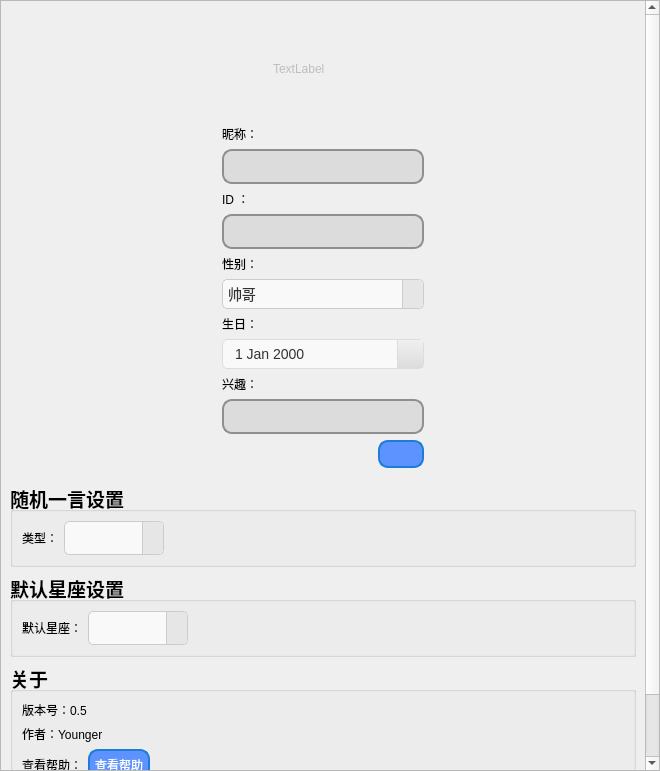
<?xml version="1.0" encoding="UTF-8"?>
<ui version="4.0">
 <class>setting</class>
 <widget class="QWidget" name="setting">
  <property name="geometry">
   <rect>
    <x>0</x>
    <y>0</y>
    <width>660</width>
    <height>771</height>
   </rect>
  </property>
  <property name="windowTitle">
   <string>Form</string>
  </property>
  <layout class="QVBoxLayout" name="verticalLayout">
   <property name="leftMargin">
    <number>0</number>
   </property>
   <property name="topMargin">
    <number>0</number>
   </property>
   <property name="rightMargin">
    <number>0</number>
   </property>
   <property name="bottomMargin">
    <number>0</number>
   </property>
   <item>
    <widget class="QScrollArea" name="scrollArea">
     <property name="widgetResizable">
      <bool>true</bool>
     </property>
     <widget class="QWidget" name="scrollAreaWidgetContents">
      <property name="geometry">
       <rect>
        <x>0</x>
        <y>0</y>
        <width>658</width>
        <height>769</height>
       </rect>
      </property>
      <layout class="QVBoxLayout" name="verticalLayout_9">
       <item>
        <layout class="QVBoxLayout" name="verticalLayout_8">
         <item>
          <widget class="QWidget" name="widget" native="true">
           <layout class="QVBoxLayout" name="verticalLayout_10">
            <item>
             <layout class="QHBoxLayout" name="horizontalLayout_3">
              <item>
               <spacer name="horizontalSpacer_7">
                <property name="orientation">
                 <enum>Qt::Horizontal</enum>
                </property>
                <property name="sizeHint" stdset="0">
                 <size>
                  <width>40</width>
                  <height>20</height>
                 </size>
                </property>
               </spacer>
              </item>
              <item>
               <layout class="QVBoxLayout" name="verticalLayout_7">
                <item>
                 <layout class="QVBoxLayout" name="verticalLayout_6">
                  <item>
                   <layout class="QHBoxLayout" name="horizontalLayout_12">
                    <item>
                     <spacer name="horizontalSpacer_5">
                      <property name="orientation">
                       <enum>Qt::Horizontal</enum>
                      </property>
                      <property name="sizeHint" stdset="0">
                       <size>
                        <width>40</width>
                        <height>20</height>
                       </size>
                      </property>
                     </spacer>
                    </item>
                    <item>
                     <widget class="QLabel" name="l_tx">
                      <property name="enabled">
                       <bool>false</bool>
                      </property>
                      <property name="minimumSize">
                       <size>
                        <width>100</width>
                        <height>100</height>
                       </size>
                      </property>
                      <property name="maximumSize">
                       <size>
                        <width>100</width>
                        <height>100</height>
                       </size>
                      </property>
                      <property name="styleSheet">
                       <string notr="true">border-radius: 50px; </string>
                      </property>
                      <property name="text">
                       <string>TextLabel</string>
                      </property>
                     </widget>
                    </item>
                    <item>
                     <spacer name="horizontalSpacer_6">
                      <property name="orientation">
                       <enum>Qt::Horizontal</enum>
                      </property>
                      <property name="sizeHint" stdset="0">
                       <size>
                        <width>40</width>
                        <height>20</height>
                       </size>
                      </property>
                     </spacer>
                    </item>
                   </layout>
                  </item>
                  <item>
                   <layout class="QVBoxLayout" name="verticalLayout_5">
                    <item>
                     <widget class="QLabel" name="label_7">
                      <property name="text">
                       <string>昵称：</string>
                      </property>
                     </widget>
                    </item>
                    <item>
                     <widget class="QLineEdit" name="le_nick">
                      <property name="enabled">
                       <bool>false</bool>
                      </property>
                      <property name="styleSheet">
                       <string notr="true">QLineEdit {
    background-color: #f0f0f0; /* 背景颜色 */
    border: 2px solid #8f8f8f; /* 边框 */
    border-radius: 10px; /* 圆角 */
    padding: 5px; /* 内边距 */
    font-size: 16px; /* 字体大小 */
    color: #333; /* 文本颜色 */
}

QLineEdit:hover {
    border: 2px solid #0078d7; /* 鼠标悬停时的边框颜色 */
}

QLineEdit:focus {
    border: 2px solid #0078d7; /* 获得焦点时的边框颜色 */
    background-color: #ffffff; /* 获得焦点时的背景颜色 */
}

QLineEdit:disabled {
    background-color: #dcdcdc; /* 禁用状态时的背景颜色 */
    color: #a0a0a0; /* 禁用状态时的文本颜色 */
}

QLineEdit::placeholder {
    color: #888888; /* 占位符颜色 */
    font-style: italic; /* 占位符字体样式 */
}
</string>
                      </property>
                     </widget>
                    </item>
                    <item>
                     <widget class="QLabel" name="label_8">
                      <property name="text">
                       <string>ID ：</string>
                      </property>
                     </widget>
                    </item>
                    <item>
                     <widget class="QLineEdit" name="le_id">
                      <property name="enabled">
                       <bool>false</bool>
                      </property>
                      <property name="styleSheet">
                       <string notr="true">QLineEdit {
    background-color: #f0f0f0; /* 背景颜色 */
    border: 2px solid #8f8f8f; /* 边框 */
    border-radius: 10px; /* 圆角 */
    padding: 5px; /* 内边距 */
    font-size: 16px; /* 字体大小 */
    color: #333; /* 文本颜色 */
}

QLineEdit:hover {
    border: 2px solid #0078d7; /* 鼠标悬停时的边框颜色 */
}

QLineEdit:focus {
    border: 2px solid #0078d7; /* 获得焦点时的边框颜色 */
    background-color: #ffffff; /* 获得焦点时的背景颜色 */
}

QLineEdit:disabled {
    background-color: #dcdcdc; /* 禁用状态时的背景颜色 */
    color: #a0a0a0; /* 禁用状态时的文本颜色 */
}

QLineEdit::placeholder {
    color: #888888; /* 占位符颜色 */
    font-style: italic; /* 占位符字体样式 */
}
</string>
                      </property>
                     </widget>
                    </item>
                    <item>
                     <widget class="QLabel" name="label_9">
                      <property name="text">
                       <string>性别：</string>
                      </property>
                     </widget>
                    </item>
                    <item>
                     <widget class="QComboBox" name="comboBox">
                      <property name="enabled">
                       <bool>false</bool>
                      </property>
                      <property name="styleSheet">
                       <string notr="true">/* 设置 QComboBox 的整体样式 */
QComboBox {
    font-family: &quot;Microsoft YaHei&quot;;
    font-size: 14px;
    color: #333333;
    padding: 5px;
    border: 1px solid #CCCCCC;
    border-radius: 5px;
    background-color: #F9F9F9;
}

/* 设置 QComboBox 下拉按钮的样式 */
QComboBox::drop-down {
    subcontrol-origin: padding;
    subcontrol-position: top right;
    width: 20px;
    border-left: 1px solid #CCCCCC;
    background-color: #E6E6E6;
    border-top-right-radius: 5px;
    border-bottom-right-radius: 5px;
}

/* 设置 QComboBox 下拉箭头的样式 */
QComboBox::down-arrow {
	image: url(:/tool/tool/bottom.png);
    width: 10px;
    height: 10px;
}

/* 设置 QComboBox 下拉列表的样式 */
QComboBox QAbstractItemView {
    border: 1px solid #CCCCCC;
    selection-background-color: #B3E5FC;
    background-color: #FFFFFF;
    outline: 0;
}

/* 设置 QComboBox 下拉列表项的样式 */
QComboBox QAbstractItemView::item {
    height: 25px;
    color: #333333;
    padding-left: 10px;
}

/* 设置 QComboBox 下拉列表项悬停时的样式 */
QComboBox QAbstractItemView::item:hover {
    background-color: #E0F7FA;
}

/* 设置 QComboBox 下拉列表项选中时的样式 */
QComboBox QAbstractItemView::item:selected {
    background-color: #B3E5FC;
    color: #000000;
}
</string>
                      </property>
                      <item>
                       <property name="text">
                        <string>帅哥</string>
                       </property>
                      </item>
                      <item>
                       <property name="text">
                        <string>美女</string>
                       </property>
                      </item>
                      <item>
                       <property name="text">
                        <string>保密</string>
                       </property>
                      </item>
                     </widget>
                    </item>
                    <item>
                     <widget class="QLabel" name="label_10">
                      <property name="text">
                       <string>生日：</string>
                      </property>
                     </widget>
                    </item>
                    <item>
                     <widget class="QDateEdit" name="dateEdit">
                      <property name="enabled">
                       <bool>false</bool>
                      </property>
                      <property name="styleSheet">
                       <string notr="true">QDateEdit {
    background-color: #f9f9f9; /* 背景颜色 */
    border: 1px solid #dcdcdc; /* 边框颜色 */
    border-radius: 5px; /* 圆角 */
    padding: 5px 10px; /* 内边距 */
    font-size: 14px; /* 字体大小 */
    color: #333333; /* 文本颜色 */
}

QDateEdit:hover {
    border: 1px solid #66afe9; /* 鼠标悬停时的边框颜色 */
}

QDateEdit:focus {
    border: 1px solid #66afe9; /* 获得焦点时的边框颜色 */
    background-color: #ffffff; /* 获得焦点时的背景颜色 */
}

QDateEdit::drop-down {
    subcontrol-origin: padding;
    subcontrol-position: top right; /* 下拉按钮位置 */
    width: 25px; /* 下拉按钮宽度 */
    border-left: 1px solid #dcdcdc; /* 左侧边框颜色 */
    background: qlineargradient(x1:0, y1:0, x2:0, y2:1, stop:0 #f0f0f0, stop:1 #dcdcdc); /* 渐变背景 */
}

QDateEdit::down-arrow {
    image: url(:/tool/tool/bottom.png); /* 自定义下拉箭头图标 */
    width: 12px; /* 下拉箭头宽度 */
    height: 12px; /* 下拉箭头高度 */
}

QDateEdit QCalendarWidget QToolButton {
    height: 20px; /* 日期选择器按钮高度 */
    width: 20px; /* 日期选择器按钮宽度 */
    color: #333333; /* 按钮文本颜色 */
    background-color: #f0f0f0; /* 按钮背景颜色 */
    border: none; /* 去掉按钮边框 */
    border-radius: 5px; /* 按钮圆角 */
}

QDateEdit QCalendarWidget QToolButton::hover {
    background-color: #e6e6e6; /* 鼠标悬停时的背景颜色 */
}

QDateEdit QCalendarWidget QToolButton::checked {
    background-color: #66afe9; /* 被选中时的背景颜色 */
    color: #ffffff; /* 被选中时的文本颜色 */
}

QDateEdit QCalendarWidget QMenu {
    background-color: #ffffff; /* 日期选择器的背景颜色 */
    border: 1px solid #dcdcdc; /* 日期选择器的边框颜色 */
}

QDateEdit QCalendarWidget QWidget {
    background-color: #ffffff; /* 日期选择器背景颜色 */
}

QDateEdit QCalendarWidget QAbstractItemView {
    background-color: #ffffff; /* 日期选择器的下拉菜单背景颜色 */
    selection-background-color: #66afe9; /* 选中项的背景颜色 */
    selection-color: #ffffff; /* 选中项的文本颜色 */
}
</string>
                      </property>
                      <property name="calendarPopup">
                       <bool>true</bool>
                      </property>
                     </widget>
                    </item>
                    <item>
                     <widget class="QLabel" name="label_11">
                      <property name="text">
                       <string>兴趣：</string>
                      </property>
                     </widget>
                    </item>
                    <item>
                     <widget class="QLineEdit" name="le_xq">
                      <property name="enabled">
                       <bool>false</bool>
                      </property>
                      <property name="styleSheet">
                       <string notr="true">QLineEdit {
    background-color: #f0f0f0; /* 背景颜色 */
    border: 2px solid #8f8f8f; /* 边框 */
    border-radius: 10px; /* 圆角 */
    padding: 5px; /* 内边距 */
    font-size: 16px; /* 字体大小 */
    color: #333; /* 文本颜色 */
}

QLineEdit:hover {
    border: 2px solid #0078d7; /* 鼠标悬停时的边框颜色 */
}

QLineEdit:focus {
    border: 2px solid #0078d7; /* 获得焦点时的边框颜色 */
    background-color: #ffffff; /* 获得焦点时的背景颜色 */
}

QLineEdit:disabled {
    background-color: #dcdcdc; /* 禁用状态时的背景颜色 */
    color: #a0a0a0; /* 禁用状态时的文本颜色 */
}

QLineEdit::placeholder {
    color: #888888; /* 占位符颜色 */
    font-style: italic; /* 占位符字体样式 */
}
</string>
                      </property>
                     </widget>
                    </item>
                   </layout>
                  </item>
                 </layout>
                </item>
                <item>
                 <layout class="QHBoxLayout" name="horizontalLayout_2">
                  <item>
                   <spacer name="horizontalSpacer_9">
                    <property name="orientation">
                     <enum>Qt::Horizontal</enum>
                    </property>
                    <property name="sizeHint" stdset="0">
                     <size>
                      <width>40</width>
                      <height>20</height>
                     </size>
                    </property>
                   </spacer>
                  </item>
                  <item>
                   <widget class="QPushButton" name="pushButton">
                    <property name="sizePolicy">
                     <sizepolicy hsizetype="Fixed" vsizetype="Fixed">
                      <horstretch>0</horstretch>
                      <verstretch>0</verstretch>
                     </sizepolicy>
                    </property>
                    <property name="styleSheet">
                     <string notr="true">/* 设置 QPushButton 的基本样式 */
QPushButton {
    color: white; /* 文字颜色 */
    background-color: #5c93fe; /* 背景色 */
    border-style: solid; /* 边框样式 */
    border-width: 2px; /* 边框宽度 */
    border-radius: 10px; /* 边框圆角 */
    border-color: #1c7cd6; /* 边框颜色 */
    padding: 5px; /* 内边距 */
}

/* 设置鼠标悬停时的样式 */
QPushButton:hover {
    background-color: #1c7cd6; /* 鼠标悬停时的背景色 */
    border-color: #5c93fe; /* 鼠标悬停时的边框颜色 */
}

/* 设置鼠标按下时的样式 */
QPushButton:pressed {
    background-color: #555555; /* 鼠标按下时的背景色 */
    border-color: #333333; /* 鼠标按下时的边框颜色 */
}

/* 设置禁用状态的样式 */
QPushButton:disabled {
    background-color: #cccccc; /* 禁用状态的背景色 */
    border-color: #aaaaaa; /* 禁用状态的边框颜色 */
    color: #666666; /* 禁用状态的文字颜色 */
}</string>
                    </property>
                    <property name="text">
                     <string/>
                    </property>
                    <property name="icon">
                     <iconset resource="../rc/icon.qrc">
                      <normaloff>:/tool/tool/data-checkbox.png</normaloff>:/tool/tool/data-checkbox.png</iconset>
                    </property>
                   </widget>
                  </item>
                 </layout>
                </item>
               </layout>
              </item>
              <item>
               <spacer name="horizontalSpacer_8">
                <property name="orientation">
                 <enum>Qt::Horizontal</enum>
                </property>
                <property name="sizeHint" stdset="0">
                 <size>
                  <width>40</width>
                  <height>20</height>
                 </size>
                </property>
               </spacer>
              </item>
             </layout>
            </item>
           </layout>
          </widget>
         </item>
         <item>
          <widget class="QGroupBox" name="groupBox">
           <property name="font">
            <font>
             <pointsize>14</pointsize>
             <bold>true</bold>
            </font>
           </property>
           <property name="title">
            <string>随机一言设置</string>
           </property>
           <layout class="QHBoxLayout" name="horizontalLayout_8">
            <item>
             <layout class="QHBoxLayout" name="horizontalLayout_7">
              <item>
               <widget class="QLabel" name="label_2">
                <property name="font">
                 <font>
                  <pointsize>9</pointsize>
                  <bold>false</bold>
                 </font>
                </property>
                <property name="text">
                 <string>类型：</string>
                </property>
               </widget>
              </item>
              <item>
               <widget class="QComboBox" name="cb_senType">
                <property name="minimumSize">
                 <size>
                  <width>100</width>
                  <height>0</height>
                 </size>
                </property>
                <property name="maximumSize">
                 <size>
                  <width>100</width>
                  <height>16777215</height>
                 </size>
                </property>
                <property name="font">
                 <font>
                  <family>Microsoft YaHei</family>
                  <pointsize>-1</pointsize>
                  <bold>false</bold>
                 </font>
                </property>
                <property name="styleSheet">
                 <string notr="true">/* 设置 QComboBox 的整体样式 */
QComboBox {
    font-family: &quot;Microsoft YaHei&quot;;
    font-size: 14px;
    color: #333333;
    padding: 5px;
    border: 1px solid #CCCCCC;
    border-radius: 5px;
    background-color: #F9F9F9;
}

/* 设置 QComboBox 下拉按钮的样式 */
QComboBox::drop-down {
    subcontrol-origin: padding;
    subcontrol-position: top right;
    width: 20px;
    border-left: 1px solid #CCCCCC;
    background-color: #E6E6E6;
    border-top-right-radius: 5px;
    border-bottom-right-radius: 5px;
}

/* 设置 QComboBox 下拉箭头的样式 */
QComboBox::down-arrow {
	image: url(:/tool/tool/bottom.png);
    width: 10px;
    height: 10px;
}

/* 设置 QComboBox 下拉列表的样式 */
QComboBox QAbstractItemView {
    border: 1px solid #CCCCCC;
    selection-background-color: #B3E5FC;
    background-color: #FFFFFF;
    outline: 0;
}

/* 设置 QComboBox 下拉列表项的样式 */
QComboBox QAbstractItemView::item {
    height: 25px;
    color: #333333;
    padding-left: 10px;
}

/* 设置 QComboBox 下拉列表项悬停时的样式 */
QComboBox QAbstractItemView::item:hover {
    background-color: #E0F7FA;
}

/* 设置 QComboBox 下拉列表项选中时的样式 */
QComboBox QAbstractItemView::item:selected {
    background-color: #B3E5FC;
    color: #000000;
}
</string>
                </property>
                <property name="sizeAdjustPolicy">
                 <enum>QComboBox::AdjustToContents</enum>
                </property>
                <property name="minimumContentsLength">
                 <number>0</number>
                </property>
               </widget>
              </item>
             </layout>
            </item>
            <item>
             <spacer name="horizontalSpacer">
              <property name="orientation">
               <enum>Qt::Horizontal</enum>
              </property>
              <property name="sizeHint" stdset="0">
               <size>
                <width>40</width>
                <height>20</height>
               </size>
              </property>
             </spacer>
            </item>
           </layout>
          </widget>
         </item>
         <item>
          <widget class="QGroupBox" name="groupBox_2">
           <property name="font">
            <font>
             <pointsize>14</pointsize>
             <bold>true</bold>
            </font>
           </property>
           <property name="title">
            <string>默认星座设置</string>
           </property>
           <layout class="QHBoxLayout" name="horizontalLayout_11">
            <item>
             <layout class="QHBoxLayout" name="horizontalLayout_10">
              <item>
               <widget class="QLabel" name="label">
                <property name="font">
                 <font>
                  <pointsize>9</pointsize>
                  <bold>false</bold>
                 </font>
                </property>
                <property name="text">
                 <string>默认星座：</string>
                </property>
               </widget>
              </item>
              <item>
               <widget class="QComboBox" name="cb_defaultStar">
                <property name="minimumSize">
                 <size>
                  <width>100</width>
                  <height>0</height>
                 </size>
                </property>
                <property name="maximumSize">
                 <size>
                  <width>100</width>
                  <height>16777215</height>
                 </size>
                </property>
                <property name="font">
                 <font>
                  <family>Microsoft YaHei</family>
                  <pointsize>-1</pointsize>
                  <bold>false</bold>
                 </font>
                </property>
                <property name="styleSheet">
                 <string notr="true">/* 设置 QComboBox 的整体样式 */
QComboBox {
    font-family: &quot;Microsoft YaHei&quot;;
    font-size: 14px;
    color: #333333;
    padding: 5px;
    border: 1px solid #CCCCCC;
    border-radius: 5px;
    background-color: #F9F9F9;
}

/* 设置 QComboBox 下拉按钮的样式 */
QComboBox::drop-down {
    subcontrol-origin: padding;
    subcontrol-position: top right;
    width: 20px;
    border-left: 1px solid #CCCCCC;
    background-color: #E6E6E6;
    border-top-right-radius: 5px;
    border-bottom-right-radius: 5px;
}

/* 设置 QComboBox 下拉箭头的样式 */
QComboBox::down-arrow {
	image: url(:/tool/tool/bottom.png);
    width: 10px;
    height: 10px;
}

/* 设置 QComboBox 下拉列表的样式 */
QComboBox QAbstractItemView {
    border: 1px solid #CCCCCC;
    selection-background-color: #B3E5FC;
    background-color: #FFFFFF;
    outline: 0;
}

/* 设置 QComboBox 下拉列表项的样式 */
QComboBox QAbstractItemView::item {
    height: 25px;
    color: #333333;
    padding-left: 10px;
}

/* 设置 QComboBox 下拉列表项悬停时的样式 */
QComboBox QAbstractItemView::item:hover {
    background-color: #E0F7FA;
}

/* 设置 QComboBox 下拉列表项选中时的样式 */
QComboBox QAbstractItemView::item:selected {
    background-color: #B3E5FC;
    color: #000000;
}
</string>
                </property>
                <property name="minimumContentsLength">
                 <number>0</number>
                </property>
               </widget>
              </item>
             </layout>
            </item>
            <item>
             <spacer name="horizontalSpacer_2">
              <property name="orientation">
               <enum>Qt::Horizontal</enum>
              </property>
              <property name="sizeHint" stdset="0">
               <size>
                <width>33</width>
                <height>20</height>
               </size>
              </property>
             </spacer>
            </item>
           </layout>
          </widget>
         </item>
         <item>
          <widget class="QGroupBox" name="groupBox_3">
           <property name="font">
            <font>
             <pointsize>14</pointsize>
             <bold>true</bold>
            </font>
           </property>
           <property name="title">
            <string>关于</string>
           </property>
           <layout class="QVBoxLayout" name="verticalLayout_3">
            <item>
             <layout class="QVBoxLayout" name="verticalLayout_2">
              <item>
               <widget class="QLabel" name="label_3">
                <property name="font">
                 <font>
                  <pointsize>9</pointsize>
                  <bold>false</bold>
                 </font>
                </property>
                <property name="text">
                 <string>版本号：0.5</string>
                </property>
               </widget>
              </item>
              <item>
               <widget class="QLabel" name="label_4">
                <property name="font">
                 <font>
                  <pointsize>9</pointsize>
                  <bold>false</bold>
                 </font>
                </property>
                <property name="text">
                 <string>作者：Younger</string>
                </property>
               </widget>
              </item>
              <item>
               <layout class="QHBoxLayout" name="horizontalLayout">
                <item>
                 <widget class="QLabel" name="label_5">
                  <property name="font">
                   <font>
                    <pointsize>9</pointsize>
                    <bold>false</bold>
                   </font>
                  </property>
                  <property name="text">
                   <string>查看帮助：</string>
                  </property>
                 </widget>
                </item>
                <item>
                 <widget class="QPushButton" name="pb_help">
                  <property name="sizePolicy">
                   <sizepolicy hsizetype="Fixed" vsizetype="Fixed">
                    <horstretch>0</horstretch>
                    <verstretch>0</verstretch>
                   </sizepolicy>
                  </property>
                  <property name="font">
                   <font>
                    <pointsize>9</pointsize>
                    <bold>false</bold>
                   </font>
                  </property>
                  <property name="styleSheet">
                   <string notr="true">/* 设置 QPushButton 的基本样式 */
QPushButton {
    color: white; /* 文字颜色 */
    background-color: #5c93fe; /* 背景色 */
    border-style: solid; /* 边框样式 */
    border-width: 2px; /* 边框宽度 */
    border-radius: 10px; /* 边框圆角 */
    border-color: #1c7cd6; /* 边框颜色 */
    padding: 5px; /* 内边距 */
}

/* 设置鼠标悬停时的样式 */
QPushButton:hover {
    background-color: #1c7cd6; /* 鼠标悬停时的背景色 */
    border-color: #5c93fe; /* 鼠标悬停时的边框颜色 */
}

/* 设置鼠标按下时的样式 */
QPushButton:pressed {
    background-color: #555555; /* 鼠标按下时的背景色 */
    border-color: #333333; /* 鼠标按下时的边框颜色 */
}

/* 设置禁用状态的样式 */
QPushButton:disabled {
    background-color: #cccccc; /* 禁用状态的背景色 */
    border-color: #aaaaaa; /* 禁用状态的边框颜色 */
    color: #666666; /* 禁用状态的文字颜色 */
}</string>
                  </property>
                  <property name="text">
                   <string>查看帮助</string>
                  </property>
                 </widget>
                </item>
                <item>
                 <spacer name="horizontalSpacer_4">
                  <property name="orientation">
                   <enum>Qt::Horizontal</enum>
                  </property>
                  <property name="sizeHint" stdset="0">
                   <size>
                    <width>40</width>
                    <height>20</height>
                   </size>
                  </property>
                 </spacer>
                </item>
               </layout>
              </item>
             </layout>
            </item>
           </layout>
          </widget>
         </item>
         <item>
          <spacer name="verticalSpacer">
           <property name="orientation">
            <enum>Qt::Vertical</enum>
           </property>
           <property name="sizeHint" stdset="0">
            <size>
             <width>20</width>
             <height>40</height>
            </size>
           </property>
          </spacer>
         </item>
         <item>
          <layout class="QHBoxLayout" name="horizontalLayout_9">
           <item>
            <spacer name="horizontalSpacer_3">
             <property name="orientation">
              <enum>Qt::Horizontal</enum>
             </property>
             <property name="sizeHint" stdset="0">
              <size>
               <width>40</width>
               <height>20</height>
              </size>
             </property>
            </spacer>
           </item>
           <item>
            <widget class="QPushButton" name="pb_apply">
             <property name="sizePolicy">
              <sizepolicy hsizetype="Fixed" vsizetype="Fixed">
               <horstretch>0</horstretch>
               <verstretch>0</verstretch>
              </sizepolicy>
             </property>
             <property name="styleSheet">
              <string notr="true">/* 设置 QPushButton 的基本样式 */
QPushButton {
    color: white; /* 文字颜色 */
    background-color: #5c93fe; /* 背景色 */
    border-style: solid; /* 边框样式 */
    border-width: 2px; /* 边框宽度 */
    border-radius: 10px; /* 边框圆角 */
    border-color: #1c7cd6; /* 边框颜色 */
    padding: 5px; /* 内边距 */
}

/* 设置鼠标悬停时的样式 */
QPushButton:hover {
    background-color: #1c7cd6; /* 鼠标悬停时的背景色 */
    border-color: #5c93fe; /* 鼠标悬停时的边框颜色 */
}

/* 设置鼠标按下时的样式 */
QPushButton:pressed {
    background-color: #555555; /* 鼠标按下时的背景色 */
    border-color: #333333; /* 鼠标按下时的边框颜色 */
}

/* 设置禁用状态的样式 */
QPushButton:disabled {
    background-color: #cccccc; /* 禁用状态的背景色 */
    border-color: #aaaaaa; /* 禁用状态的边框颜色 */
    color: #666666; /* 禁用状态的文字颜色 */
}</string>
             </property>
             <property name="text">
              <string>应用</string>
             </property>
            </widget>
           </item>
           <item>
            <widget class="QPushButton" name="pb_cancel">
             <property name="sizePolicy">
              <sizepolicy hsizetype="Fixed" vsizetype="Fixed">
               <horstretch>0</horstretch>
               <verstretch>0</verstretch>
              </sizepolicy>
             </property>
             <property name="styleSheet">
              <string notr="true">/* 设置 QPushButton 的基本样式 */
QPushButton {
    color: white; /* 文字颜色 */
    background-color: #5c93fe; /* 背景色 */
    border-style: solid; /* 边框样式 */
    border-width: 2px; /* 边框宽度 */
    border-radius: 10px; /* 边框圆角 */
    border-color: #1c7cd6; /* 边框颜色 */
    padding: 5px; /* 内边距 */
}

/* 设置鼠标悬停时的样式 */
QPushButton:hover {
    background-color: #1c7cd6; /* 鼠标悬停时的背景色 */
    border-color: #5c93fe; /* 鼠标悬停时的边框颜色 */
}

/* 设置鼠标按下时的样式 */
QPushButton:pressed {
    background-color: #555555; /* 鼠标按下时的背景色 */
    border-color: #333333; /* 鼠标按下时的边框颜色 */
}

/* 设置禁用状态的样式 */
QPushButton:disabled {
    background-color: #cccccc; /* 禁用状态的背景色 */
    border-color: #aaaaaa; /* 禁用状态的边框颜色 */
    color: #666666; /* 禁用状态的文字颜色 */
}</string>
             </property>
             <property name="text">
              <string>取消</string>
             </property>
            </widget>
           </item>
          </layout>
         </item>
        </layout>
       </item>
      </layout>
     </widget>
    </widget>
   </item>
  </layout>
 </widget>
 <resources>
  <include location="../rc/icon.qrc"/>
 </resources>
 <connections/>
</ui>
